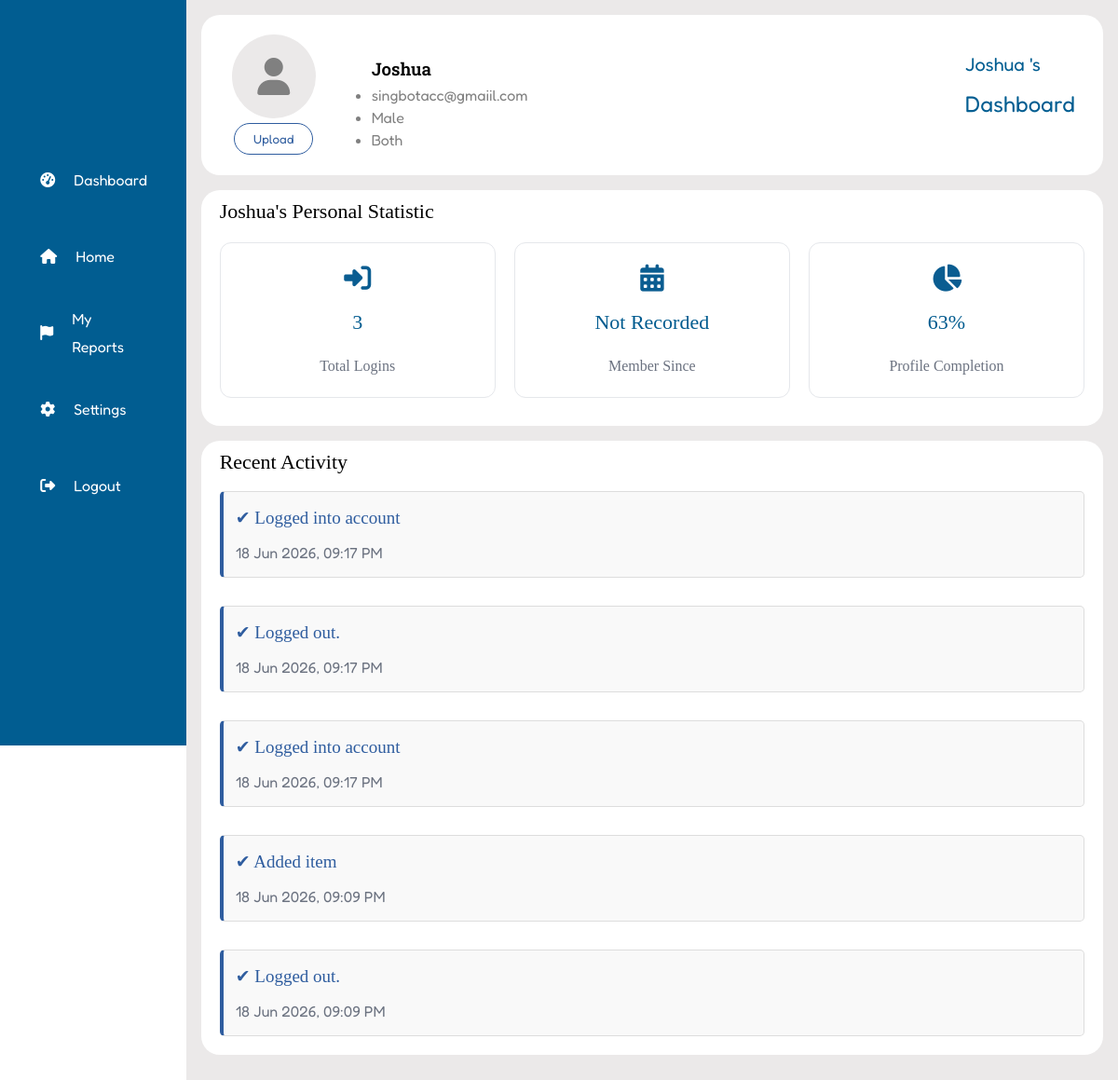
Screenshot of /user_profile (signed in) with the database file from the repository.
### tables this page shows
CREATE TABLE user(
                id INTEGER PRIMARY KEY AUTOINCREMENT,
                email TEXT NOT NULL UNIQUE,
                username TEXT NOT NULL,
                password TEXT NOT NULL,
                gender TEXT NOT NULL,
                role TEXT NOT NULL
                , profile_image TEXT, phone_num TEXT, address TEXT, login_count INTEGER DEFAULT 0, register_time TEXT);

CREATE TABLE activity(
                id INTEGER PRIMARY KEY AUTOINCREMENT,
                user_id INTEGER,
                activity TEXT,
                activity_time TEXT
                );

### app.py (the view)
@app.route("/user_profile")
def profile():
    user_id = session.get('user_id')
    if not user_id:
        return redirect(url_for('login'))
    connect = sqlite3.connect("database.db")
    connect.row_factory = sqlite3.Row  # access column by name
    cursor = connect.cursor()
    cursor.execute("SELECT * FROM user WHERE id = ?", (user_id,))
    user = cursor.fetchone()
    column = user
    filled = sum(1 for f in column if f and str(f).strip() != "" and str(
        f).strip().lower() != "none")
    total = len(column)
    percentage = int((filled/total)*100)
    cursor.execute(
        """SELECT * FROM activity WHERE user_id =? ORDER BY activity_time DESC LIMIT 5""", (user_id,))  # DESC = descending (newest first) only get the 7 latest activity
    recent_activity = cursor.fetchall()
    connect.close()
    return render_template("user_profile.html", username=user["username"] if user else '', email=user["email"] if user else '', phone_num=user["phone_num"] if user else '', role=user["role"] if user else '', gender=user["gender"] if user else '', login_count=user["login_count"] if user else '0', profile_image=user["profile_image"]if user else None, percentage=percentage, register_time=user["register_time"]if user and user["register_time"] else 'Not Recorded', recent_activity=recent_activity)

### templates/user_profile.html (shortened to what this page needs)
<!DOCTYPE html>
<html lang="en"">
<head>
    <link rel="stylesheet" href="/css/layout.css">
    <link rel="stylesheet" href="https://cdnjs.cloudflare.com/ajax/libs/font-awesome/6.4.0/css/all.min.css">
</head>
<body class="userprofile-body">
    <div class="sidebar">
        <div class="logo"></div>
        <ul>
            <li>
                <a href="{{url_for('profile')}}">
                    <i class="fas fa-tachometer-alt"></i>
                    <span>Dashboard</span>
                </a>
            </li>
            <li>
                <a href="{{ url_for('home_page') }}">
                    <i class="fas fa-home"></i>
                    <span>Home</span>
                </a>
            </li>
            <li>
                <a href="{{ url_for('my_reports') }}">
                    <i class="fas fa-flag"></i>
                    <span>My Reports</span>
                </a>
            </li>
            <li>
                <a href="{{url_for('setting')}}">
                    <i class="fas fa-cog"></i>
                    <span>Settings</span>
                </a>
            </li>
            <li>
                <a href="{{ url_for('logout') }}">
                    <i class="fas fa-sign-out-alt"></i>
                    <span>Logout</span>
                </a>
            </li>
        </ul>
    </div>
    <div class="maincontent">
        <div class="headeroutside">
            <div class="aboutuser">
                <form action="/upload_profile" method="post" enctype="multipart/form-data">
                    <label for="profile_image" class="profile-picture">
                        <i class="fa-solid fa-user" id="default-icon"{% if profile_image %}style="display:none;"{% endif %}></i>
                    </label>
                    <button class="upload-button" type="submit">Upload</button>
                </form>
                <ul class="user-info">
                    <h3>{{ username }}</h3>
                    <li>{{ email }}</li>
                    <li>{{ gender }}</li>
                    <li>{{ role }}</li>
                </ul>
            </div>
            <div class="header-dashboard">
                <span>{{ username }} 's</span>
                <h2>Dashboard</h2>
            </div>
        </div>
        <div class="statistic">
            <h2>{{ username}}'s Personal Statistic</h2>
            <div class="statisticcontainer">
                <div class="statisticcard">
                    <i class="fa-solid fa-right-to-bracket"></i>
                    <h2>{{ login_count }}</h2>
                    <span>Total Logins</span>
                </div>
                <div class="statisticcard">
                    <i class="fa-solid fa-calendar-days"></i>
                    <h2>{{register_time}}</h2>
                    <span>Member Since</span>
                </div>
                <div class="statisticcard">
                    <i class="fa-solid fa-chart-pie"></i>
                    <h2>{{ percentage }}%</h2>
                    <span>Profile Completion</span>
                </div>
            </div>
        </div>
        <div class="recentactivity">
            <h2>Recent Activity</h2>
            <div class="activity">
                {%for activity in recent_activity%}
                    <div class="activitycontent">
                        <p><strong>✔ {{ activity[2]}}</strong></p>
                        <p>{{ activity[3] }}</p>
                    </div>
                {%endfor%}
            </div>
        </div>
    </div>
</body>
</html>

### static/css/layout.css (style rules this page uses)
body { margin: 0; }
button { background-color: #2f5d9f; color: white; border: none; border-radius: 20px; padding: 8px 20px; }
html { scroll-behavior: smooth; }
label { margin-bottom: 5px; font-weight: 500; font-family: "Fredoka", sans-serif; font-optical-sizing: auto; font-weight: 400; font-style: normal; font-variation-settings: "wdth" 100; color: #0f172a; font-size: 14px; }
::placeholder { color: #94a3b8; }
.userprofile-body { margin: 0px; padding:0; border:none; outline: 0; box-sizing: border-box; display: flex; }
.sidebar { font-family: "Fredoka", sans-serif; font-optical-sizing: auto; font-weight: 400; font-style: normal; font-variation-settings:"wdth" 100; position: sticky; top: 0; left: 0; width: 70px; overflow: hidden; height:100vh; background: #015d91; color: white; padding:0 1.7rem; transition: 0.5s; }
.sidebar ul li span { display: none; }
.logo { height: 110px; padding:16px; }
.sidebar ul { list-style: none; padding: 0; position: relative; }
.sidebar ul li { margin: 20px 0; border-radius: 10px; transition: all 0.5s ease-in-out; padding: 1rem; height: 30px; align-items: center; display: flex; }
.sidebar ul li a { display: flex; align-items: center; gap: 20px; line-height: 30px; text-decoration: none; color: white; }
.maincontent { position: relative; background: #ebe9e9; width:100%; padding: 16px; }
.headeroutside { display: flex; justify-content: space-between; align-items: center; background: white; border-radius: 20px; padding: 10px 20px; margin-bottom: 16px; }
.header-dashboard span, .header-dashboard h2 { font-family: "Fredoka", sans-serif; font-optical-sizing: auto; font-weight: 400; font-style: normal; font-variation-settings:"wdth" 100; color: #015d91; line-height: 1.0; padding-right: 10px; }
.header-dashboard span { font-size:20px; }
.profile-picture { width:90px; height:90px; border-radius: 50%; cursor:pointer; background: #ebe9e9; display: flex; justify-content: center; align-items: center; margin-left: 13px; overflow: hidden; }
#default-icon { font-size: 40px; color: gray; }
.aboutuser { display: flex; gap: 20px; align-items: center; }
.user-info li { font-family: "Fredoka", sans-serif; font-optical-sizing: auto; font-weight: 400; font-style: normal; font-variation-settings:"wdth" 100; color: gray; margin: 0; line-height: 1.5; }
.user-info h3 { font-family: "Roboto Slab", serif; font-optical-sizing: auto; font-weight: 600; font-style: normal; margin-bottom: 4px; }
.statistic { background: white; border-radius: 20px; padding: 10px 20px; margin-bottom: 16px; }
.statistic h2 { font-family: "DM Serif Text", serif; font-weight: 500; font-style: normal; margin-top: 0; font-size: 22px; }
.statisticcontainer { display: flex; gap: 20px; margin-top: 20px; }
.statisticcard { background: #fff; border-radius: 12px; border:1px solid #e5e7eb; padding: 20px; display: flex; align-items: center; gap: 15px; flex: 1; flex-direction: column; justify-content: center; min-height: 125px; transition:0.3s; margin-bottom: 20px; }
.statisticcard h2 { margin: 0; color: #005b8f; font-family: "DM Serif Text", serif; font-weight: 500; font-style: normal; font-size: 22px; }
.statisticcard span { margin-top:10px; color: #6b7280; }
.statisticcard i { color:#0a5d91; margin-bottom: 5px; font-size:29px; }
.recentactivity { background: white; border-radius: 20px; padding: 10px 20px; margin-bottom: 16px; }
.recentactivity h2 { font-family: "DM Serif Text", serif; font-weight: 500; font-style: normal; margin-top: 0; font-size: 22px; }
.activity { display: flex; gap: 20px; flex-direction: column; }
.activitycontent { border: 1px solid #ddd; border-radius: 5px; background: #f9f9f9; border-left: 4px solid #2f5d9f; padding-left: 13px; margin-bottom: 10px; }
.activitycontent strong { font-family: "DM Serif Text", serif; font-weight: 500; font-style: normal; font-size: 19px; color: #2f5d9f; }
.activitycontent p { color: #6b7280; font-family: "Fredoka", sans-serif; font-optical-sizing: auto; font-weight: 400; font-style: normal; font-variation-settings:"wdth" 100; }
.upload-button { background-color: white; color: #2f5d9f; border: 1.5px solid #2f5d9f; border-radius: 20px; padding: 8px 20px; margin-left: 15px; font-family: "Fredoka", sans-serif; font-optical-sizing: auto; font-weight: 400; font-style: normal; font-variation-settings:"wdth" 100; }

### rows the page displays
user: username "Joshua", email "singbotacc@gmaiil.com", gender "Male", role "Both"
activity: activity "Logged into account", activity_time "18 Jun 2026, 09:17 PM"
activity: activity "Logged out.", activity_time "18 Jun 2026, 09:17 PM"
activity: activity "Logged into account", activity_time "18 Jun 2026, 09:17 PM"
activity: activity "Added item", activity_time "18 Jun 2026, 09:09 PM"
activity: activity "Logged out.", activity_time "18 Jun 2026, 09:09 PM"

### other values shown
{{ login_count }} "3"
{{ register_time }} "Not Recorded"
{{ percentage }} "63"
